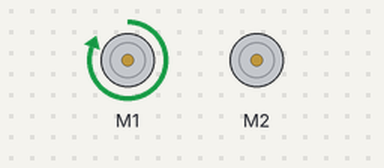
Recording of a program running on a simulated BBC micro:bit (MakeCode). Parts: 2 × DC motor (green arrow = forward, orange = backward, longer = faster).

Above: at 0.9 s.
At 1.9 s:
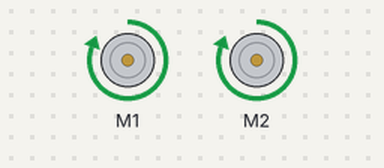
At 4.3 s:
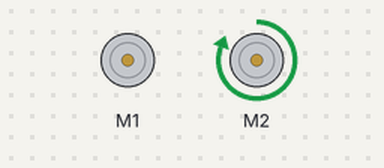
At 8.0 s:
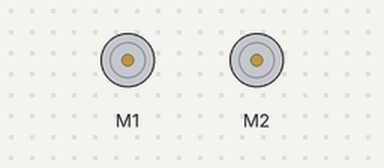
Timing chart, 0 to 9.5 s (numbered marks = the images above):
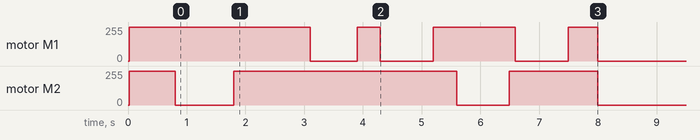

The program:

main.ts
```typescript
let velocidad = 700
let tipo_giro = 1000
let tiempo_giro_2 = 800
let tiempo_giro_3 = 900
maqueen.motorRun(maqueen.Motors.All, maqueen.Dir.CW, velocidad)
basic.pause(800)
maqueen.motorRun(maqueen.Motors.M1, maqueen.Dir.CW, velocidad)
maqueen.motorStop(maqueen.Motors.M2)
basic.pause(tipo_giro)
maqueen.motorRun(maqueen.Motors.All, maqueen.Dir.CW, velocidad)
basic.pause(1300)
maqueen.motorRun(maqueen.Motors.M2, maqueen.Dir.CW, velocidad)
maqueen.motorStop(maqueen.Motors.M1)
basic.pause(tiempo_giro_2)
maqueen.motorRun(maqueen.Motors.All, maqueen.Dir.CW, velocidad)
basic.pause(390)
maqueen.motorRun(maqueen.Motors.M2, maqueen.Dir.CW, velocidad)
maqueen.motorStop(maqueen.Motors.M1)
basic.pause(tiempo_giro_3)
maqueen.motorRun(maqueen.Motors.All, maqueen.Dir.CW, velocidad)
basic.pause(400)
maqueen.motorRun(maqueen.Motors.M1, maqueen.Dir.CW, velocidad)
maqueen.motorStop(maqueen.Motors.M2)
basic.pause(tiempo_giro_3)
maqueen.motorRun(maqueen.Motors.All, maqueen.Dir.CW, velocidad)
basic.pause(100)
maqueen.motorRun(maqueen.Motors.M2, maqueen.Dir.CW, velocidad)
maqueen.motorStop(maqueen.Motors.M1)
basic.pause(tiempo_giro_3)
maqueen.motorRun(maqueen.Motors.All, maqueen.Dir.CW, velocidad)
basic.pause(500)
maqueen.motorStop(maqueen.Motors.All)
basic.forever(function () {

})
```

test.ts
```typescript
// aquí va el archivo "tests"; esto no se compilará cuando este paquete se utilice como una extensión.
```
